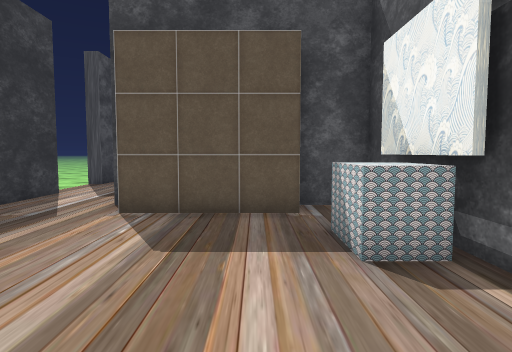
View 1 (above)

16 first-person views from a walk through a 3-D level made in the Unity game engine. The camera is 1.2 m above the floor, tilts 4° down and sees 75° across. Doors are open. The floor is counted in squares, 1 m on a side. Each view is taken from the middle of a square. On the plan, view 1 faces up. The plan holds only what a view shows up to about 14 squares ahead; the rest is blank. The place goes on beyond the plan. The player is left out. Some surface patterns are stand-ins.

View 2
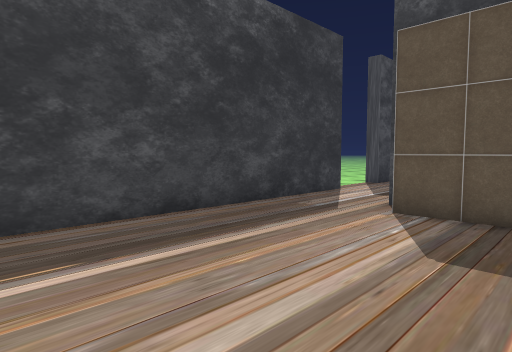

View 3
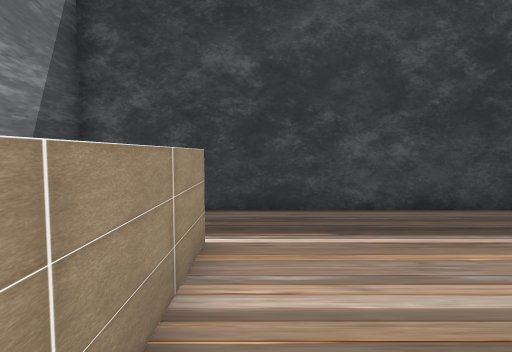

View 4
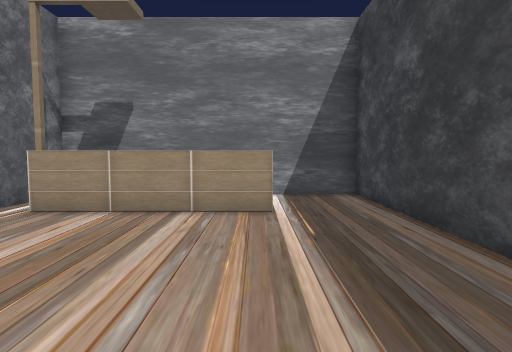

View 5
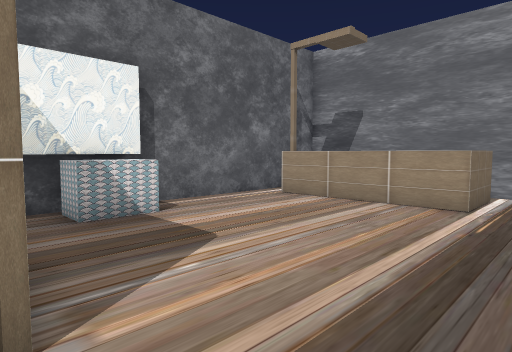

View 6
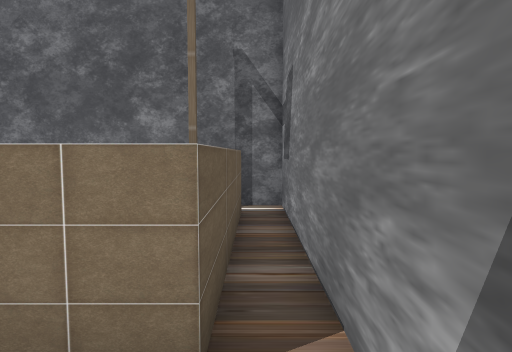

View 7
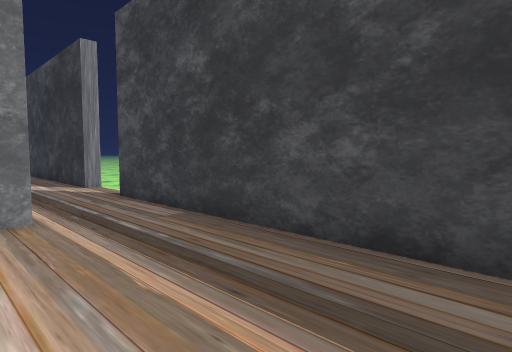

View 8
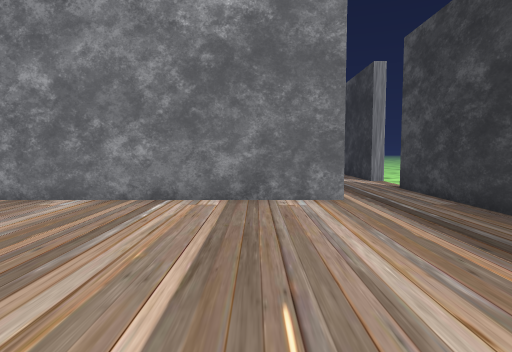

View 9
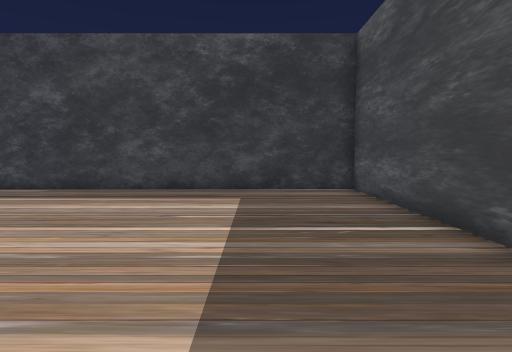

View 10
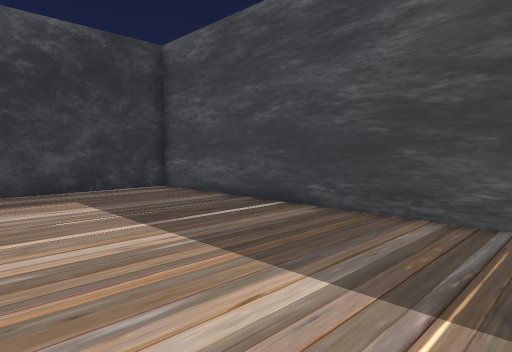

View 11
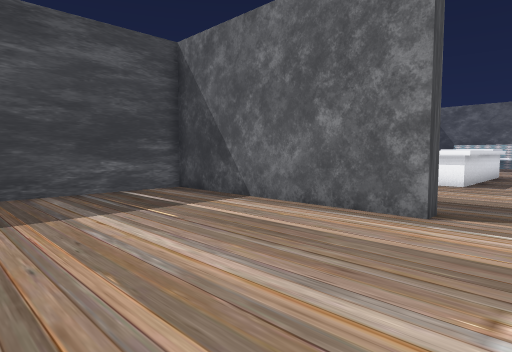

View 12
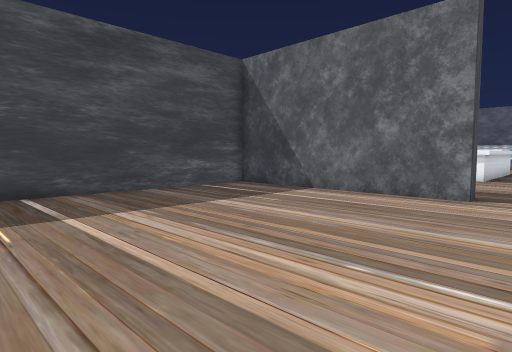

View 13
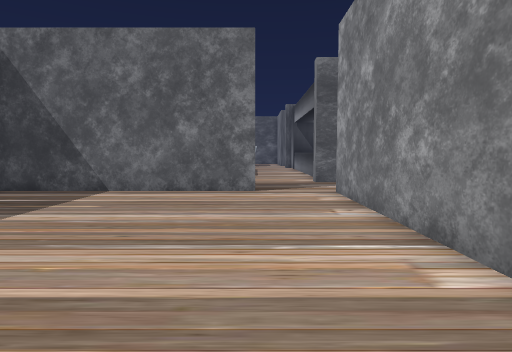

View 14
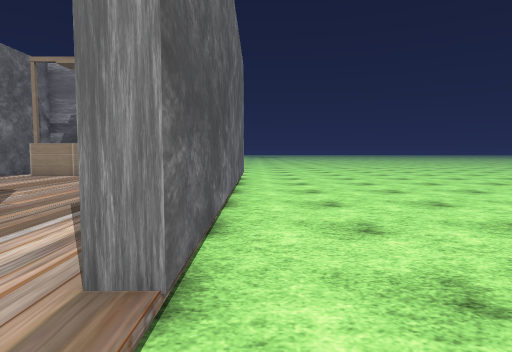

View 15
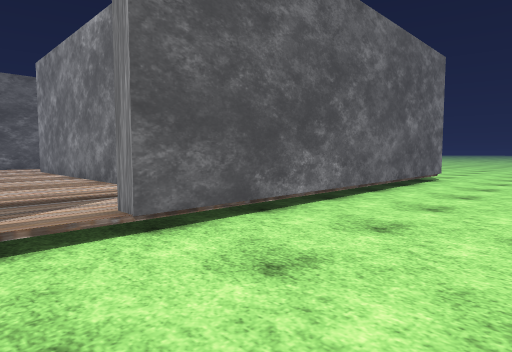

View 16
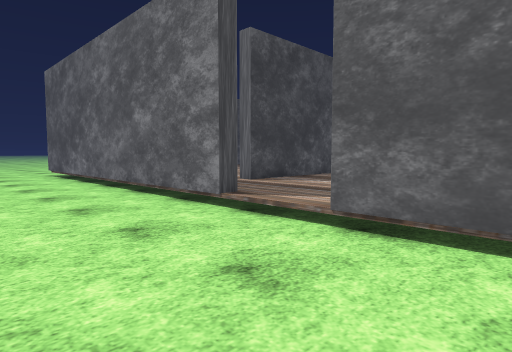

### Floor plan
Key: @ floor where view 1 was taken; # wall or solid block; . main floor; - floor 0.25 m lower than the main floor; D open door; ^ raised ledge; S shower; O other object.
Columns run from 12 left of view 1 to 18 right of it. Each row starts with its distance up from view 1.
 26       ###############
 25       #.............#
 24       #.............#
 23    -- #.............#
 22    ---#.............#
 21    ---#.............#
 20    ---#.............#     ^
 19    ---#.............# ....^^^^^
 18   ----#.......................
 17   ----#..................
 16   ----#................
 15   ----#..###########...#
 14   ----#......
 13   ----#.....
 12  -----D...
 11  -----D.....
 10  -----D...........
  9  -----#...........
  8  -----#..#########
  7  -----#..#####.#
  6 ------#.......##
  5 ------#......O##
  4 ------#......OO#
  3 ------#........#
  2 ------#........#
  1 ------#........#
  0 ------#.....@..#
 -1 ------#..^^^^^.#
 -2    ---#..^    S#
 -3    ---#..^^^^^.#
 -4    -- ##########

Positions as (right, up) in squares from view 1, and headings:
1: (0, 0), facing up
2: (0, 0), facing up-left
3: (1, 0), facing left
4: (-3, 6), facing down
5: (-5, 7), facing down-right
6: (-5, -3), facing right
7: (-2, 22), facing down-left
8: (-1, 24), facing down
9: (5, 23), facing left
10: (5, 20), facing up-left
11: (1, 16), facing up-right
12: (-2, 16), facing up-right
13: (-3, 18), facing right
14: (-7, 12), facing down
15: (-11, 12), facing down-right
16: (-11, 7), facing up-right
